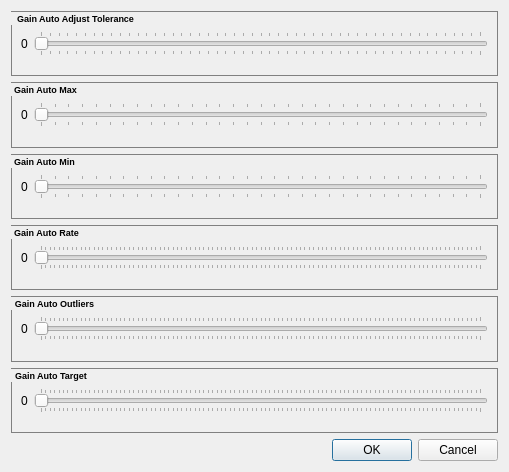
<?xml version="1.0" encoding="UTF-8"?>
<ui version="4.0">
 <class>GainDialog</class>
 <widget class="QWidget" name="GainDialog">
  <property name="geometry">
   <rect>
    <x>0</x>
    <y>0</y>
    <width>509</width>
    <height>472</height>
   </rect>
  </property>
  <property name="windowTitle">
   <string>Gain </string>
  </property>
  <property name="styleSheet">
   <string notr="true">QGroupBox{
	border: 1px solid grey;
	font: bold 7pt
}</string>
  </property>
  <layout class="QVBoxLayout" name="verticalLayout">
   <item>
    <widget class="QGroupBox" name="groupBox">
     <property name="minimumSize">
      <size>
       <width>0</width>
       <height>65</height>
      </size>
     </property>
     <property name="title">
      <string>Gain Auto Adjust Tolerance</string>
     </property>
     <layout class="QHBoxLayout" name="horizontalLayout_6">
      <item>
       <widget class="QLabel" name="gainAutoAdjustTolLabel">
        <property name="text">
         <string>0</string>
        </property>
       </widget>
      </item>
      <item>
       <widget class="QSlider" name="gainAutoAdjustTolSlider">
        <property name="maximum">
         <number>50</number>
        </property>
        <property name="orientation">
         <enum>Qt::Horizontal</enum>
        </property>
        <property name="tickPosition">
         <enum>QSlider::TicksBothSides</enum>
        </property>
       </widget>
      </item>
     </layout>
    </widget>
   </item>
   <item>
    <widget class="QGroupBox" name="groupBox_2">
     <property name="minimumSize">
      <size>
       <width>0</width>
       <height>65</height>
      </size>
     </property>
     <property name="title">
      <string>Gain Auto Max</string>
     </property>
     <layout class="QHBoxLayout" name="horizontalLayout_5">
      <item>
       <widget class="QLabel" name="gainAutoMaxLabel">
        <property name="text">
         <string>0</string>
        </property>
       </widget>
      </item>
      <item>
       <widget class="QSlider" name="gainAutoMaxSlider">
        <property name="maximum">
         <number>32</number>
        </property>
        <property name="orientation">
         <enum>Qt::Horizontal</enum>
        </property>
        <property name="tickPosition">
         <enum>QSlider::TicksBothSides</enum>
        </property>
       </widget>
      </item>
     </layout>
    </widget>
   </item>
   <item>
    <widget class="QGroupBox" name="groupBox_3">
     <property name="minimumSize">
      <size>
       <width>0</width>
       <height>65</height>
      </size>
     </property>
     <property name="title">
      <string>Gain Auto Min</string>
     </property>
     <layout class="QHBoxLayout" name="horizontalLayout_4">
      <item>
       <widget class="QLabel" name="gainAutoMinLabel">
        <property name="text">
         <string>0</string>
        </property>
       </widget>
      </item>
      <item>
       <widget class="QSlider" name="gainAutoMinSlider">
        <property name="maximum">
         <number>32</number>
        </property>
        <property name="orientation">
         <enum>Qt::Horizontal</enum>
        </property>
        <property name="tickPosition">
         <enum>QSlider::TicksBothSides</enum>
        </property>
       </widget>
      </item>
     </layout>
    </widget>
   </item>
   <item>
    <widget class="QGroupBox" name="groupBox_4">
     <property name="minimumSize">
      <size>
       <width>0</width>
       <height>65</height>
      </size>
     </property>
     <property name="title">
      <string>Gain Auto Rate</string>
     </property>
     <layout class="QHBoxLayout" name="horizontalLayout">
      <item>
       <widget class="QLabel" name="gainAutoRateLabel">
        <property name="text">
         <string>0</string>
        </property>
       </widget>
      </item>
      <item>
       <widget class="QSlider" name="gainAutoRateSlider">
        <property name="maximum">
         <number>100</number>
        </property>
        <property name="orientation">
         <enum>Qt::Horizontal</enum>
        </property>
        <property name="tickPosition">
         <enum>QSlider::TicksBothSides</enum>
        </property>
       </widget>
      </item>
     </layout>
    </widget>
   </item>
   <item>
    <widget class="QGroupBox" name="groupBox_5">
     <property name="minimumSize">
      <size>
       <width>0</width>
       <height>65</height>
      </size>
     </property>
     <property name="title">
      <string>Gain Auto Outliers</string>
     </property>
     <layout class="QHBoxLayout" name="horizontalLayout_2">
      <item>
       <widget class="QLabel" name="gainAutoOutliersLabel">
        <property name="text">
         <string>0</string>
        </property>
       </widget>
      </item>
      <item>
       <widget class="QSlider" name="gainAutoOutliersSlider">
        <property name="maximum">
         <number>100</number>
        </property>
        <property name="orientation">
         <enum>Qt::Horizontal</enum>
        </property>
        <property name="tickPosition">
         <enum>QSlider::TicksBothSides</enum>
        </property>
       </widget>
      </item>
     </layout>
    </widget>
   </item>
   <item>
    <widget class="QGroupBox" name="groupBox_6">
     <property name="minimumSize">
      <size>
       <width>0</width>
       <height>65</height>
      </size>
     </property>
     <property name="title">
      <string>Gain Auto Target</string>
     </property>
     <layout class="QHBoxLayout" name="horizontalLayout_3">
      <item>
       <widget class="QLabel" name="gainAutoTargetLabel">
        <property name="text">
         <string>0</string>
        </property>
       </widget>
      </item>
      <item>
       <widget class="QSlider" name="gainAutoTargetSlider">
        <property name="maximum">
         <number>100</number>
        </property>
        <property name="orientation">
         <enum>Qt::Horizontal</enum>
        </property>
        <property name="tickPosition">
         <enum>QSlider::TicksBothSides</enum>
        </property>
       </widget>
      </item>
     </layout>
    </widget>
   </item>
   <item>
    <widget class="QDialogButtonBox" name="buttonBox">
     <property name="standardButtons">
      <set>QDialogButtonBox::Cancel|QDialogButtonBox::Ok</set>
     </property>
    </widget>
   </item>
  </layout>
 </widget>
 <resources/>
 <connections>
  <connection>
   <sender>gainAutoMinSlider</sender>
   <signal>valueChanged(int)</signal>
   <receiver>gainAutoMinLabel</receiver>
   <slot>setNum(int)</slot>
   <hints>
    <hint type="sourcelabel">
     <x>262</x>
     <y>199</y>
    </hint>
    <hint type="destinationlabel">
     <x>24</x>
     <y>200</y>
    </hint>
   </hints>
  </connection>
  <connection>
   <sender>gainAutoMaxSlider</sender>
   <signal>valueChanged(int)</signal>
   <receiver>gainAutoMaxLabel</receiver>
   <slot>setNum(int)</slot>
   <hints>
    <hint type="sourcelabel">
     <x>262</x>
     <y>122</y>
    </hint>
    <hint type="destinationlabel">
     <x>24</x>
     <y>122</y>
    </hint>
   </hints>
  </connection>
  <connection>
   <sender>gainAutoTargetSlider</sender>
   <signal>valueChanged(int)</signal>
   <receiver>gainAutoTargetLabel</receiver>
   <slot>setNum(int)</slot>
   <hints>
    <hint type="sourcelabel">
     <x>262</x>
     <y>433</y>
    </hint>
    <hint type="destinationlabel">
     <x>24</x>
     <y>433</y>
    </hint>
   </hints>
  </connection>
  <connection>
   <sender>gainAutoRateSlider</sender>
   <signal>valueChanged(int)</signal>
   <receiver>gainAutoRateLabel</receiver>
   <slot>setNum(int)</slot>
   <hints>
    <hint type="sourcelabel">
     <x>262</x>
     <y>277</y>
    </hint>
    <hint type="destinationlabel">
     <x>24</x>
     <y>277</y>
    </hint>
   </hints>
  </connection>
  <connection>
   <sender>gainAutoOutliersSlider</sender>
   <signal>valueChanged(int)</signal>
   <receiver>gainAutoOutliersLabel</receiver>
   <slot>setNum(int)</slot>
   <hints>
    <hint type="sourcelabel">
     <x>262</x>
     <y>355</y>
    </hint>
    <hint type="destinationlabel">
     <x>24</x>
     <y>355</y>
    </hint>
   </hints>
  </connection>
  <connection>
   <sender>gainAutoAdjustTolSlider</sender>
   <signal>valueChanged(int)</signal>
   <receiver>gainAutoAdjustTolLabel</receiver>
   <slot>setNum(int)</slot>
   <hints>
    <hint type="sourcelabel">
     <x>262</x>
     <y>44</y>
    </hint>
    <hint type="destinationlabel">
     <x>24</x>
     <y>44</y>
    </hint>
   </hints>
  </connection>
 </connections>
</ui>
